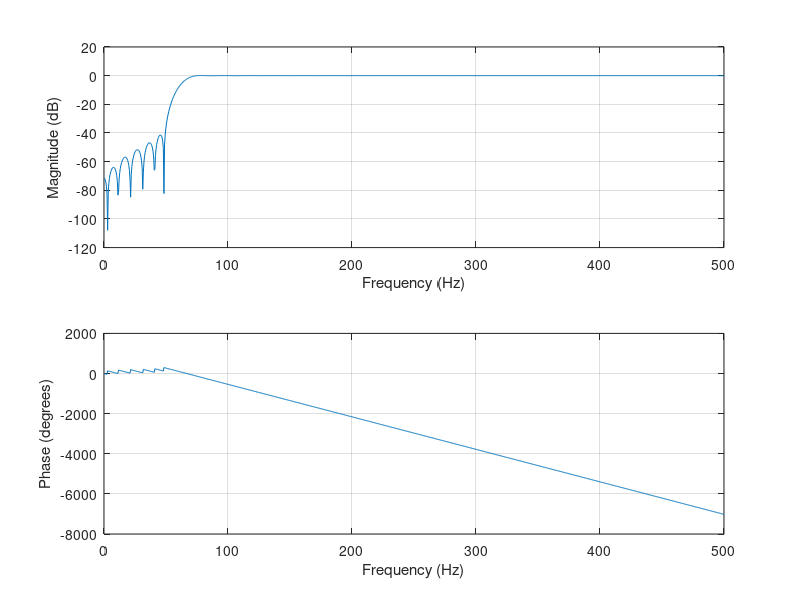

Recreate this plot in MATLAB.
%------------- High Pass Filter (HPF)
% sampling frequency [Hz]
fsamp = 1000; 
% stopband and passband frequencies [Hz]
fcuts = [50 75];
% ripples
devs = [0.01 0.01];

% high pass filter
mags = [0 1];

% get kaiser window
[n,Wn,beta,ftype] = kaiserord(fcuts,mags,devs,fsamp);
% calculate coefficients
hh = fir1(n,Wn,ftype,kaiser(n+1,beta),'noscale');

figure('Name','High Pass Filter');
freqz(hh,1,1024,fsamp)

fprintf("M [%d]", n);
coefs = regexprep(num2str(hh),'\s+',',')
